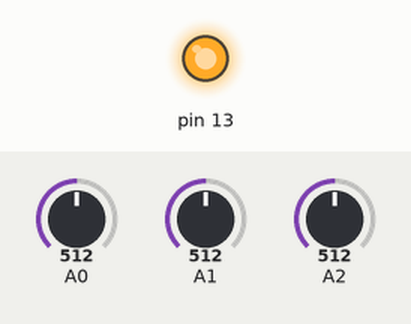
This sketch was run on a simulated Arduino Nano, built with avr-gcc and run on an emulated ATmega328P. Shown: output pins drawn as LEDs (lit = HIGH). The test bench sets the inputs (shaded band); at power-on: A0 = 512, A1 = 512, A2 = 512. What the sketch prints to the serial monitor is not drawn.

Above: at 0.1 s.
Timing chart, 0 to 1.6 s (numbered marks = the images above):
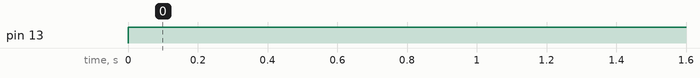

Measured:
- by itself, pin 13: LOW → HIGH at 0.00 s

The sketch:

joystick.ino
```cpp
void setup()
{
  pinMode (A0, INPUT);
  pinMode (A1, INPUT);
  pinMode (A6, INPUT);
  pinMode (A7, INPUT);
  pinMode (A2, INPUT);
    pinMode (13, OUTPUT);

  Serial.begin(9600);

}
int fb,lr,sw;
void loop()
{
  digitalWrite(13, HIGH);

  fb=analogRead(A0);
  lr=analogRead(A1);
  sw=analogRead(A2);
  Serial.print(fb);
  Serial.print("     ");
  Serial.print(lr);
  Serial.print("     ");
  Serial.print(sw);
  Serial.print("     ");
  Serial.println("  ");
  delay(100);
}
```
